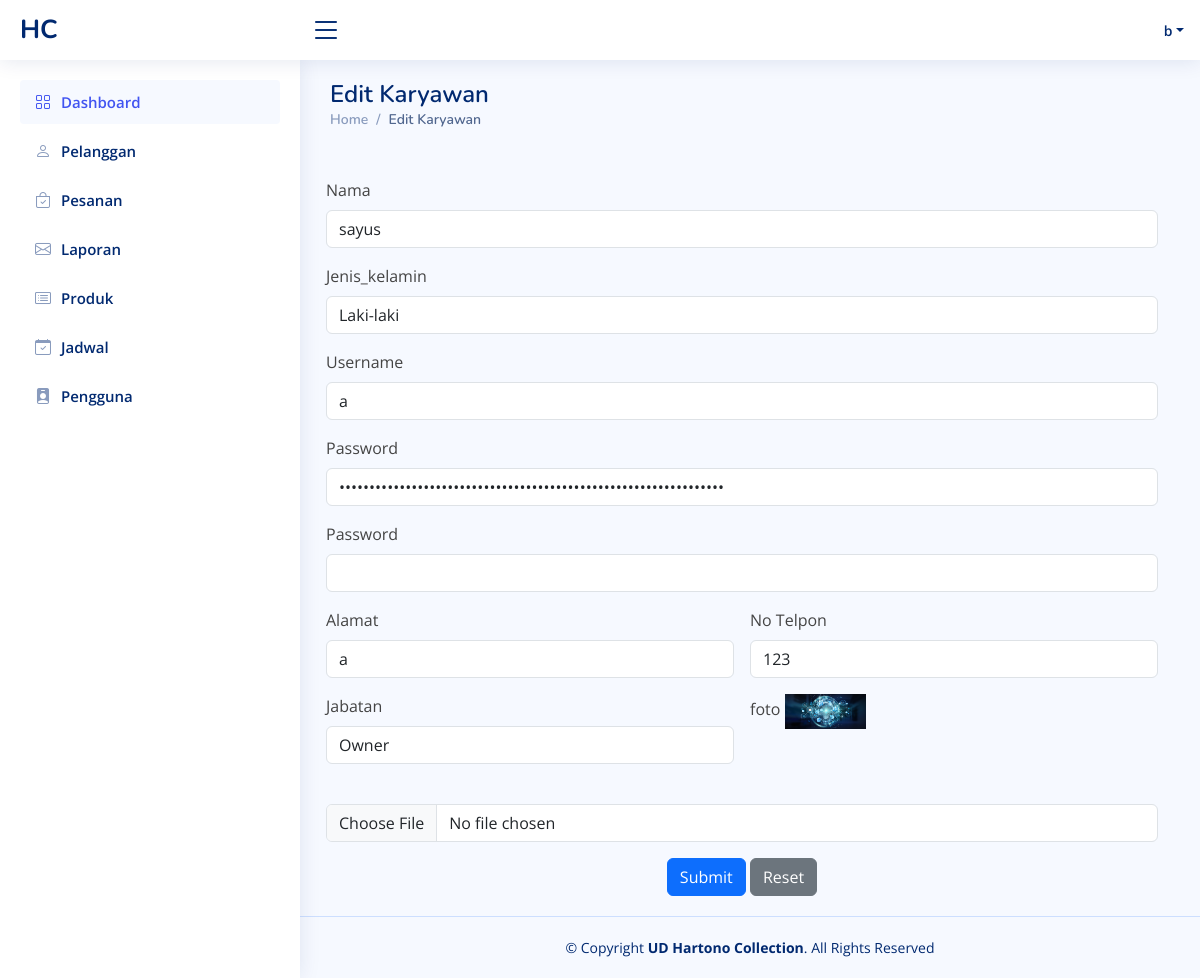
/admin/edit_karyawan.php?id=KHC001 (signed in), run on the app's committed database.
### tables this page shows
CREATE TABLE `karyawan` (
  `id` varchar(11) NOT NULL,
  `nama` varchar(255) NOT NULL,
  `jenis_kelamin` enum('Laki-laki','Perempuan') NOT NULL,
  `alamat` text DEFAULT NULL,
  `no_hp` varchar(20) DEFAULT NULL,
  `username` varchar(50) NOT NULL,
  `password` varchar(255) NOT NULL,
  `foto` varchar(255) DEFAULT NULL,
  `jabatan` varchar(50) DEFAULT NULL
);

### admin/edit_karyawan.php (the view, shortened to what this page needs)
<!DOCTYPE html>
<html lang="en">
<?php include 'root/head.php'; ?>
<body>
    <?php include 'root/navbar.php'; ?>
    <main id="main" class="main">
        <div class="pagetitle">
            <h1>Edit Karyawan</h1>
            <nav>
                <ol class="breadcrumb">
                    <li class="breadcrumb-item"><a href="index.html">Home</a></li>
                    <li class="breadcrumb-item active">Edit Karyawan</li>
                </ol>
            </nav>
        </div>
        <section class="section dashboard">
            <div class="row">
            <?php
    include('../koneksi/koneksi.php');
    if (isset($_GET['id'])) {
        $id_karyawan = $_GET['id'];
        $sqlkaryawan = "SELECT * FROM karyawan WHERE id = '$id_karyawan'";
        $resultkaryawan = $conn->query($sqlkaryawan);
        if ($resultkaryawan->num_rows > 0) {
            $rowkaryawan = $resultkaryawan->fetch_assoc();
            ?>
           <form class="row g-3" action="" method="post" enctype="multipart/form-data">
                <div class="col-md-12">
                      <label for="inputName5" class="form-label">Nama</label>
                      <input type="text" name="nama" value="<?php echo $rowkaryawan['nama']; ?>" required class="form-control" id="inputName5">
                    </div>
                    <div class="col-md-12">
                      <label for="inputName5" class="form-label">Jenis_kelamin</label>
                      <input type="text" name="jenis_kelamin" value="<?php echo $rowkaryawan['jenis_kelamin']; ?>" required class="form-control" id="inputName5">
                    </div>
                <div class="col-md-12">
                      <label for="inputName5" class="form-label">Username</label>
                      <input type="text" name="username" value="<?php echo $rowkaryawan['username']; ?>" required class="form-control" id="inputName5">
                    </div>
                    <div class="col-md-12">
                      <label for="inputEmail5" class="form-label">Password</label>
                      <input type="password" name="password" value="<?php echo $rowkaryawan['password']; ?>" required class="form-control" id="inputEmail5">
                    </div>
                    <div class="col-md-12">
                      <label for="inputEmail5" class="form-label">Password</label>
                      <input type="password_baru" name="password"   class="form-control" id="inputEmail5">
                    </div>
                    <div class="col-md-6">
                      <label for="inputEmail5" class="form-label">Alamat</label>
                      <input type="text" name="alamat" value="<?php echo $rowkaryawan['alamat']; ?>" required class="form-control" id="inputEmail5">
                    </div>
                    <div class="col-md-6">
                      <label for="inputPassword5" class="form-label">No Telpon</label>
                      <input type="text" name="no_hp" value="<?php echo $rowkaryawan['no_hp']; ?>" required class="form-control" id="inputPassword5">
                    </div>
                    <div class="col-md-6">
                      <label for="inputEmail5" class="form-label">Jabatan</label>
                      <input type="text" name="jabatan" value="<?php echo $rowkaryawan['jabatan']; ?>" required class="form-control" id="inputEmail5">
                    </div>
                     <div class="col-md-6">
                      <label for="inputPassword5" class="form-label">foto</label>
                     <img style="max-width: 20%;" src="<?php echo $rowkaryawan['foto']; ?>" alt="">
                    </div>
                    <div class="col-md-12">
                      <input type="file" name="foto"   class="form-control" id="inputPassword5">
                    </div>
                    <div class="text-center">
                      <button type="submit" class="btn btn-primary">Submit</button>
                      <button type="reset" class="btn btn-secondary">Reset</button>
                    </div>
                  </form>
              <?php
        } else {
            echo "Data karyawan tidak ditemukan.";
        }
    } else {
        echo "ID karyawan tidak valid.";
    }
    ?>
            </div>
        </section>
    </main>
    <?php include 'root/footer.php'; ?>
</body>
</html>

### admin/assets/css/style.css (style rules this page uses)
:root { scroll-behavior: smooth; }
body { font-family: "Open Sans", sans-serif; background: #f6f9ff; color: #444444; }
a { color: #4154f1; text-decoration: none; }
h1, h2, h3, h4, h5, h6 { font-family: "Nunito", sans-serif; }
#main { margin-top: 60px; padding: 20px 30px; transition: all 0.3s; }
.pagetitle { margin-bottom: 10px; }
.pagetitle h1 { font-size: 24px; margin-bottom: 0; font-weight: 600; color: #012970; }
.breadcrumb { font-size: 14px; font-family: "Nunito", sans-serif; color: #899bbd; font-weight: 600; }
.breadcrumb a { color: #899bbd; transition: 0.3s; }
.breadcrumb .breadcrumb-item::before { color: #899bbd; }
.breadcrumb .active { color: #51678f; font-weight: 600; }
@media (min-width: 1200px) { #main, #footer { margin-left: 300px; } }

### data on the page
karyawan: nama "sayus", jenis_kelamin "Laki-laki", username "a", alamat "a", no_hp "123", jabatan "Owner", foto (picture)

### other printed values
$_SESSION['user_name'] "b"
